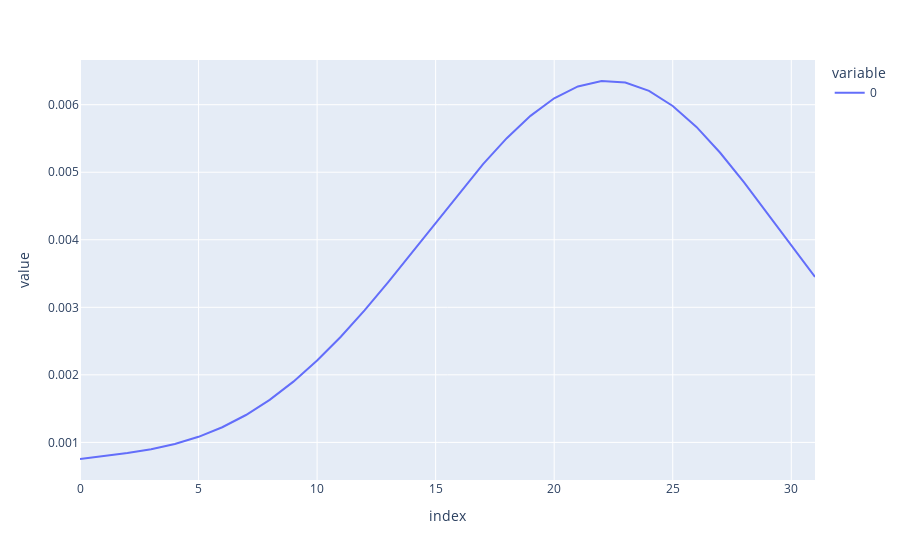

Write notebook code for a chart like this one.
### Code cell
import plotly.express as px

px.line(me)

### Figure 1 — Plotly figure (JSON) as saved in the notebook; plotly's stock layout.template omitted (floating-point values rounded to 4 significant figures)
{"data": [{"hovertemplate": "variable=0<br>index=%{x}<br>value=%{y}<extra></extra>", "legendgroup": "0", "line": {"color": "#636efa", "dash": "solid"}, "marker": {"symbol": "circle"}, "mode": "lines", "name": "0", "orientation": "v", "showlegend": true, "type": "scatter", "x": [0, 1, 2, 3, 4, 5, 6, 7, 8, 9, 10, 11, 12, 13, 14, 15, 16, 17, 18, 19, 20, 21, 22, 23, 24, 25, 26, 27, 28, 29, 30, 31], "xaxis": "x", "y": [0.0007539, 0.0007968, 0.000842, 0.0008989, 0.0009764, 0.001083, 0.001224, 0.001405, 0.00163, 0.001899, 0.002212, 0.002565, 0.002954, 0.003373, 0.003811, 0.004257, 0.004699, 0.00512, 0.005505, 0.005835, 0.006095, 0.006271, 0.006351, 0.006329, 0.006204, 0.005981, 0.005671, 0.005288, 0.004853, 0.004387, 0.003911, 0.003449], "yaxis": "y"}], "layout": {"legend": {"title": {"text": "variable"}, "tracegroupgap": 0}, "margin": {"t": 60}, "xaxis": {"anchor": "y", "domain": [0, 1], "title": {"text": "index"}}, "yaxis": {"anchor": "x", "domain": [0, 1], "title": {"text": "value"}}}}
